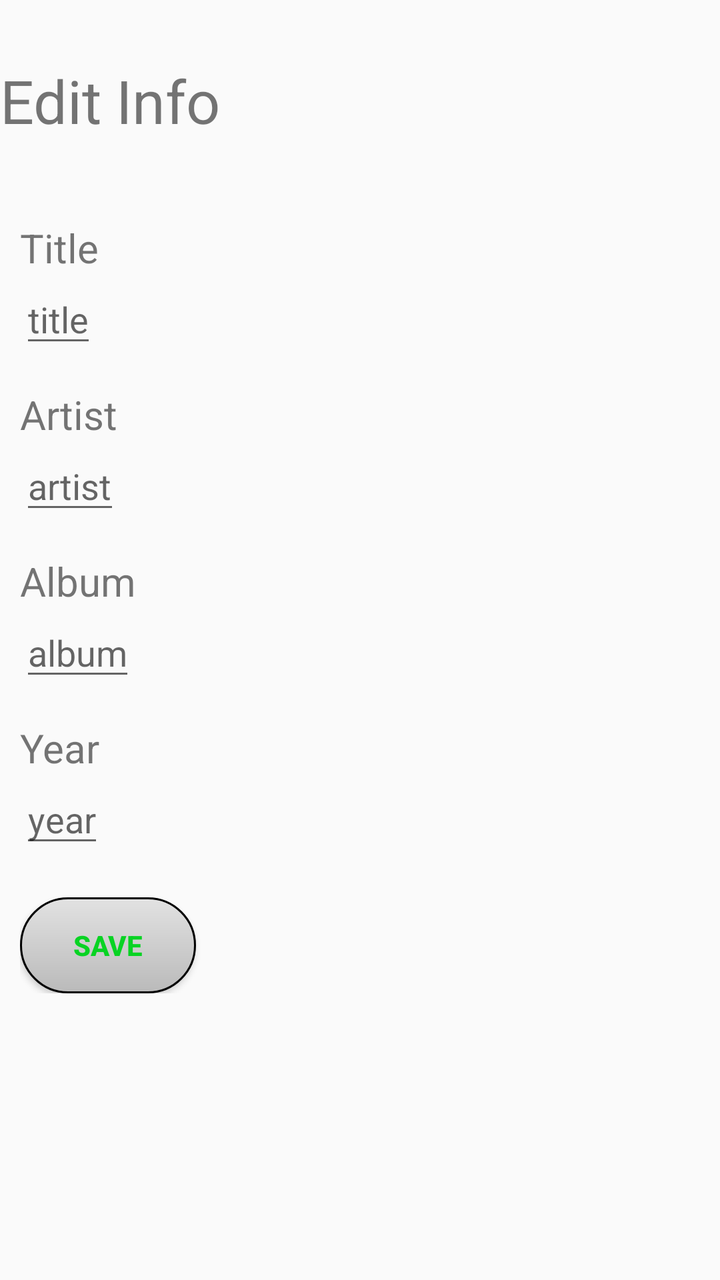
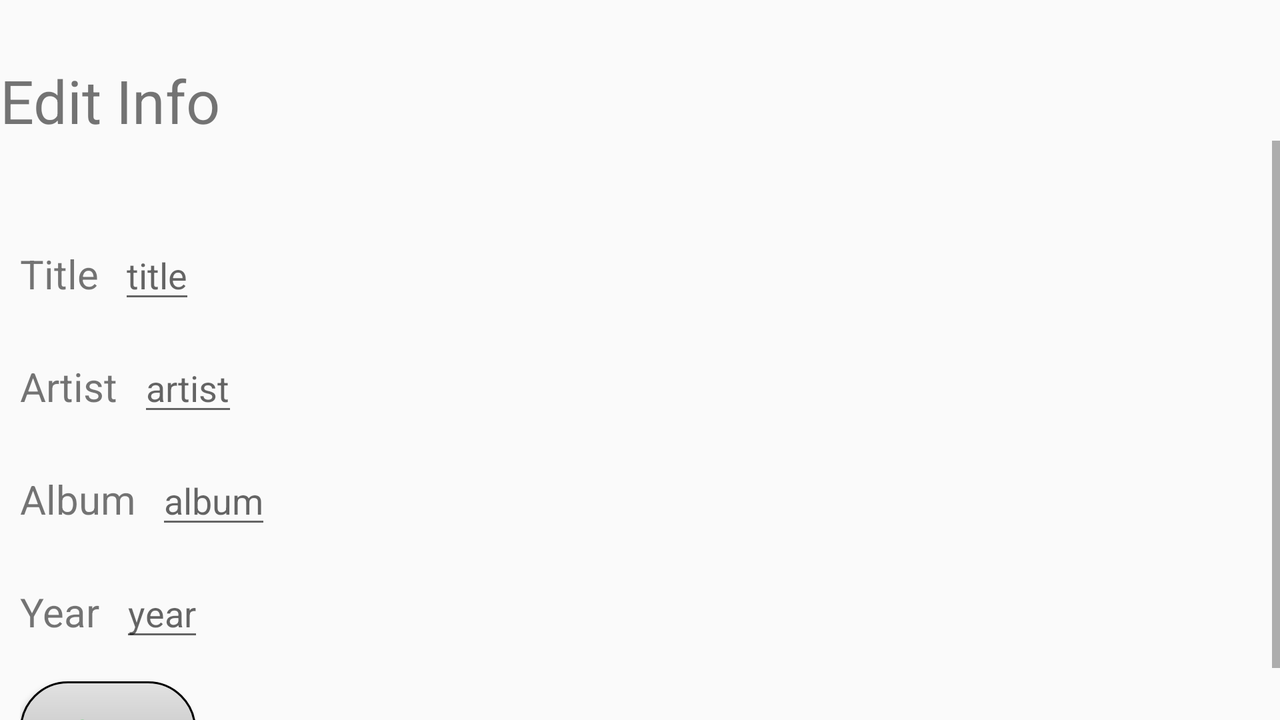

First picture: res/layout/ on a phone held upright. Second picture: the repository's own variant of that layout, on a device whose configuration matches the variant's folder. Source for both follows.
<!-- AndroidManifest.xml: application theme AppTheme -->
<!-- res/layout/activity_edit_song_info.xml -->
<?xml version="1.0" encoding="utf-8"?>
<RelativeLayout xmlns:android="http://schemas.android.com/apk/res/android"
    xmlns:tools="http://schemas.android.com/tools"
    android:layout_width="match_parent"
    android:layout_height="match_parent"
    tools:context=".EditSongInfoActivity">
        <TextView
            android:layout_width="wrap_content"
            android:layout_height="wrap_content"
            android:text="@string/txtView_edit_info"
            android:textSize="30sp"
            android:layout_marginTop="30dp"
            android:id="@+id/txtViewEditInfoTitle"/>


                <ScrollView
                    android:layout_width="match_parent"
                    android:layout_height="wrap_content"
                    android:layout_below="@+id/txtViewEditInfoTitle">


                        <LinearLayout
                            android:layout_width="match_parent"
                            android:layout_height="wrap_content"
                            android:orientation="vertical"
                            android:layout_marginStart="10dp">


                                <TextView
                                    android:id="@+id/txtViewTitleEditInfo"
                                    android:layout_marginTop="40dp"
                                    android:layout_width="wrap_content"
                                    android:layout_height="wrap_content"
                                    android:textSize="20sp"
                                    android:text="@string/titleEditInfo"
                                    android:layout_marginEnd="10dp"/>
                                <EditText
                                    android:inputType="text"
                                    android:hint="@string/hint_title"
                                    android:maxLength="80"
                                    android:id="@+id/editTxtTitle"
                                    android:layout_width="wrap_content"
                                    android:layout_height="wrap_content"
                                    android:importantForAutofill="no" />

                                <TextView
                                    android:layout_marginTop="15dp"
                                    android:layout_width="wrap_content"
                                    android:layout_height="wrap_content"
                                    android:textSize="20sp"
                                    android:text="@string/artistEditInfo"
                                    android:layout_marginEnd="10dp"/>
                                <EditText
                                    android:inputType="text"
                                    android:maxLength="80"
                                    android:hint="@string/hint_artist"
                                    android:id="@+id/editTxtArtist"
                                    android:layout_width="wrap_content"
                                    android:layout_height="wrap_content"
                                    android:importantForAutofill="no"
                                    />

                                <TextView
                                    android:layout_marginTop="15dp"
                                    android:layout_width="wrap_content"
                                    android:layout_height="wrap_content"
                                    android:textSize="20sp"
                                    android:text="@string/albumEditInfo"
                                    android:layout_marginEnd="10dp"/>
                                <EditText
                                    android:inputType="text"
                                    android:maxLength="80"
                                    android:hint="@string/hint_album"
                                    android:id="@+id/editTxtAlbum"
                                    android:layout_width="wrap_content"
                                    android:layout_height="wrap_content"
                                    android:importantForAutofill="no"/>

                                <TextView
                                    android:layout_marginTop="15dp"
                                    android:layout_width="wrap_content"
                                    android:layout_height="wrap_content"
                                    android:textSize="20sp"
                                    android:text="@string/yearEditInfo"
                                    android:layout_marginEnd="10dp"/>
                                <EditText
                                    android:hint="@string/hint_year"
                                    android:maxLength="7"
                                    android:inputType="number"
                                    android:id="@+id/editTxtYear"
                                    android:layout_width="wrap_content"
                                    android:layout_height="wrap_content"
                                    android:importantForAutofill="no" />

                                <Button
                                    android:id="@+id/btnSaveEditInfo"
                                    android:layout_width="wrap_content"
                                    android:layout_height="wrap_content"
                                    android:layout_marginTop="20dp"
                                    android:background="@drawable/custom_button"
                                    android:text="@string/save"
                                    android:textColor="#08D323"
                                    android:textStyle="bold" />

                        </LinearLayout>

                </ScrollView>

</RelativeLayout>
<!-- resources referenced by this layout -->
<resources>
  <!-- drawable custom_button (drawable) -->
  <?xml version="1.0" encoding="utf-8"?>
  <shape xmlns:android="http://schemas.android.com/apk/res/android">
      <solid android:color="#ffffffff"/>
  
      <stroke android:width="1dp"
          android:color="#ff000000"
          />
  
      <padding android:left="1dp"
          android:top="1dp"
          android:right="1dp"
          android:bottom="1dp"
          />
  
      <gradient android:angle="270"
          android:endColor="#BABABA" android:startColor="#E2E2E2" />
  
      <corners android:radius="30dp"/>
  </shape>
  <string name="albumEditInfo">Album</string>
  <string name="artistEditInfo">Artist</string>
  <string name="hint_album">album</string>
  <string name="hint_artist">artist</string>
  <string name="hint_title">title</string>
  <string name="hint_year">year</string>
  <string name="save">Save</string>
  <string name="titleEditInfo">Title</string>
  <string name="txtView_edit_info">Edit Info</string>
  <string name="yearEditInfo">Year</string>
  <style name="AppTheme" parent="Theme.AppCompat.DayNight.DarkActionBar">
          
          <item name="colorPrimary">@color/colorPrimary</item>
          <item name="colorPrimaryDark">@color/colorPrimaryDark</item>
          <item name="colorAccent">@color/colorAccent</item>
  
      </style>
  <color name="colorPrimary">#6200EE</color>
  <color name="colorPrimaryDark">#3700B3</color>
  <color name="colorAccent">#03DAC5</color>
</resources>
<!-- res/layout-w400dp-land/activity_edit_song_info.xml (the repository's variant of the layout above) -->
<!-- drawn on the phone turned sideways -->
<?xml version="1.0" encoding="utf-8"?>
<RelativeLayout xmlns:android="http://schemas.android.com/apk/res/android"
    xmlns:tools="http://schemas.android.com/tools"
    android:layout_width="match_parent"
    android:layout_height="match_parent"
    tools:context=".EditSongInfoActivity">

    <TextView
        android:layout_width="wrap_content"
        android:layout_height="wrap_content"
        android:text="@string/txtView_edit_info"
        android:textSize="30sp"
        android:id="@+id/txtViewEditInfoTitle"
        android:layout_marginTop="30dp"/>


    <ScrollView
        android:layout_width="match_parent"
        android:layout_height="wrap_content"
        android:layout_below="@+id/txtViewEditInfoTitle">


        <LinearLayout
            android:layout_width="match_parent"
            android:layout_height="wrap_content"
            android:orientation="vertical"
            android:layout_marginStart="10dp">

            <LinearLayout
                android:layout_width="wrap_content"
                android:layout_height="wrap_content"
                android:orientation="horizontal"
                android:layout_marginTop="30dp">


                <TextView
                    android:layout_marginTop="15dp"
                    android:id="@+id/txtViewTitleEditInfo"
                    android:layout_width="wrap_content"
                    android:layout_height="wrap_content"
                    android:textSize="20sp"
                    android:text="@string/titleEditInfo"
                    android:layout_marginEnd="10dp" />

                <EditText
                    android:hint="@string/hint_title"
                    android:inputType="text"
                    android:maxLength="80"
                    android:layout_marginTop="15dp"
                    android:id="@+id/editTxtTitle"
                    android:layout_width="match_parent"
                    android:layout_height="wrap_content"
                    android:importantForAutofill="no" />

            </LinearLayout>


            <LinearLayout
                android:layout_width="wrap_content"
                android:layout_height="wrap_content"
                android:orientation="horizontal">

                <TextView
                    android:layout_marginTop="15dp"
                    android:layout_width="wrap_content"
                    android:layout_height="wrap_content"
                    android:textSize="20sp"
                    android:text="@string/artistEditInfo"
                    android:layout_marginEnd="10dp"/>
                <EditText
                    android:hint="@string/hint_artist"
                    android:inputType="text"
                    android:maxLength="80"
                    android:layout_marginTop="15dp"
                    android:id="@+id/editTxtArtist"
                    android:layout_width="match_parent"
                    android:layout_height="wrap_content"
                    android:importantForAutofill="no" />

            </LinearLayout>

            <LinearLayout
                android:layout_width="wrap_content"
                android:layout_height="wrap_content"
                android:orientation="horizontal">


                <TextView
                    android:layout_marginTop="15dp"
                    android:layout_width="wrap_content"
                    android:layout_height="wrap_content"
                    android:textSize="20sp"
                    android:text="@string/albumEditInfo"
                    android:layout_marginEnd="10dp"/>
                <EditText
                    android:hint="@string/hint_album"
                    android:inputType="text"
                    android:maxLength="80"
                    android:layout_marginTop="15dp"
                    android:id="@+id/editTxtAlbum"
                    android:layout_width="match_parent"
                    android:layout_height="wrap_content"
                    android:importantForAutofill="no" />

            </LinearLayout>




            <LinearLayout
                android:layout_width="wrap_content"
                android:layout_height="wrap_content"
                android:orientation="horizontal">

                <TextView
                    android:layout_marginTop="15dp"
                    android:layout_width="wrap_content"
                    android:layout_height="wrap_content"
                    android:textSize="20sp"
                    android:text="@string/yearEditInfo"
                    android:layout_marginEnd="10dp"/>
                <EditText
                    android:hint="@string/hint_year"
                    android:inputType="number"
                    android:maxLength="7"
                    android:layout_marginTop="15dp"
                    android:id="@+id/editTxtYear"
                    android:layout_width="match_parent"
                    android:layout_height="wrap_content"
                    android:importantForAutofill="no" />
            </LinearLayout>

            <LinearLayout
                android:layout_width="wrap_content"
                android:layout_height="wrap_content"
                android:orientation="horizontal">

                <Button
                    android:id="@+id/btnSaveEditInfo"
                    android:layout_width="wrap_content"
                    android:layout_height="wrap_content"
                    android:layout_marginTop="15dp"
                    android:background="@drawable/custom_button"
                    android:text="@string/save"
                    android:textColor="#08D323"
                    android:textStyle="bold" />

            </LinearLayout>

        </LinearLayout>

    </ScrollView>

</RelativeLayout>
